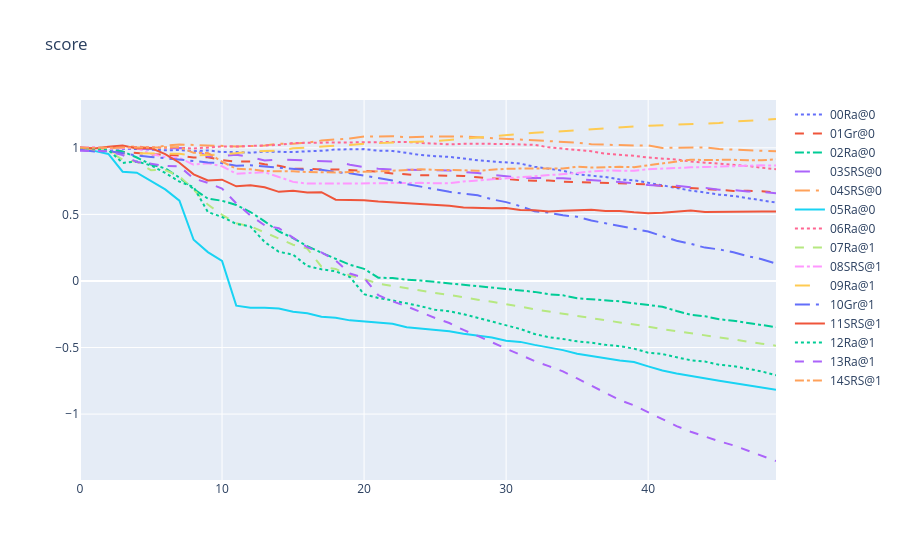

Notebook code cell kept with this figure:
### Markdown cell above
Several other market statistics are available:

### Code cell
plot_world_stats(world, "score")
